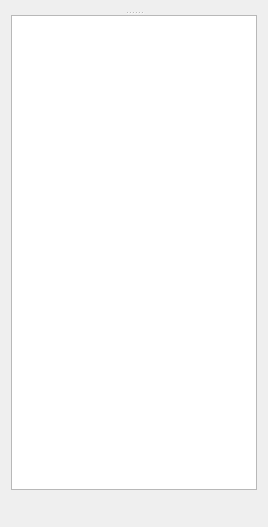
<?xml version="1.0" encoding="UTF-8"?>
<ui version="4.0">
 <class>UComponentPropertyChanger</class>
 <widget class="QWidget" name="UComponentPropertyChanger">
  <property name="geometry">
   <rect>
    <x>0</x>
    <y>0</y>
    <width>268</width>
    <height>527</height>
   </rect>
  </property>
  <property name="windowTitle">
   <string>Form</string>
  </property>
  <layout class="QVBoxLayout" name="verticalLayout_2">
   <item>
    <widget class="QSplitter" name="splitter">
     <property name="orientation">
      <enum>Qt::Vertical</enum>
     </property>
     <widget class="QWidget" name="verticalLayoutWidget">
      <layout class="QVBoxLayout" name="verticalLayoutComponentsList"/>
     </widget>
     <widget class="QWidget" name="verticalLayoutWidget_2">
      <layout class="QVBoxLayout" name="verticalLayout">
       <item>
        <widget class="QPlainTextEdit" name="plainTextEditValue"/>
       </item>
       <item>
        <layout class="QHBoxLayout" name="horizontalLayout">
         <property name="spacing">
          <number>0</number>
         </property>
         <property name="topMargin">
          <number>0</number>
         </property>
         <item>
          <widget class="QToolBar" name="toolBarControll"/>
         </item>
         <item>
          <spacer name="horizontalSpacer_4">
           <property name="orientation">
            <enum>Qt::Horizontal</enum>
           </property>
           <property name="sizeHint" stdset="0">
            <size>
             <width>40</width>
             <height>20</height>
            </size>
           </property>
          </spacer>
         </item>
        </layout>
       </item>
      </layout>
     </widget>
    </widget>
   </item>
  </layout>
  <action name="actionSetGlobal">
   <property name="text">
    <string>Set Global</string>
   </property>
  </action>
  <action name="actionSetGlobalOwner">
   <property name="text">
    <string>Set Global Owner</string>
   </property>
  </action>
  <action name="actionReload">
   <property name="text">
    <string>Reload</string>
   </property>
  </action>
  <action name="actionDefault">
   <property name="text">
    <string>Default</string>
   </property>
  </action>
  <action name="actionDefaultAll">
   <property name="text">
    <string>Default All</string>
   </property>
  </action>
  <action name="actionShowXML">
   <property name="text">
    <string>Show XML</string>
   </property>
  </action>
 </widget>
 <resources/>
 <connections/>
</ui>
